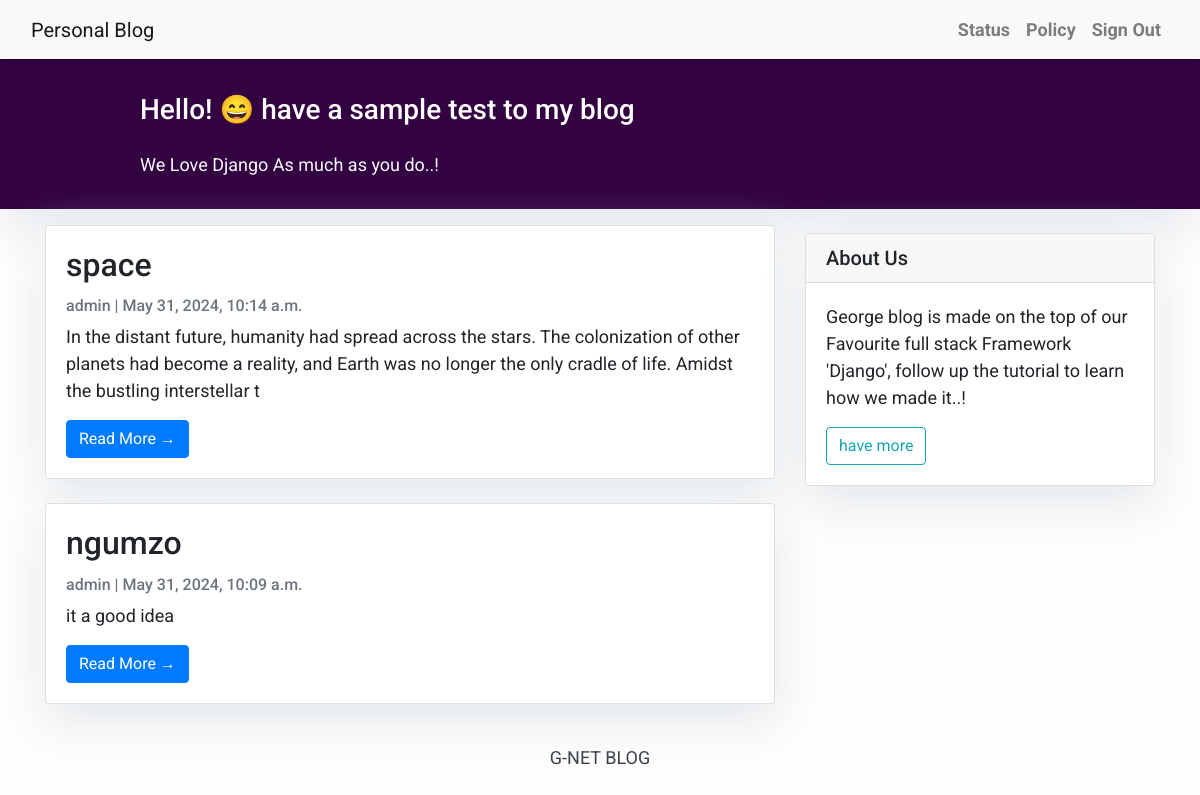
Before: / with the older database file.
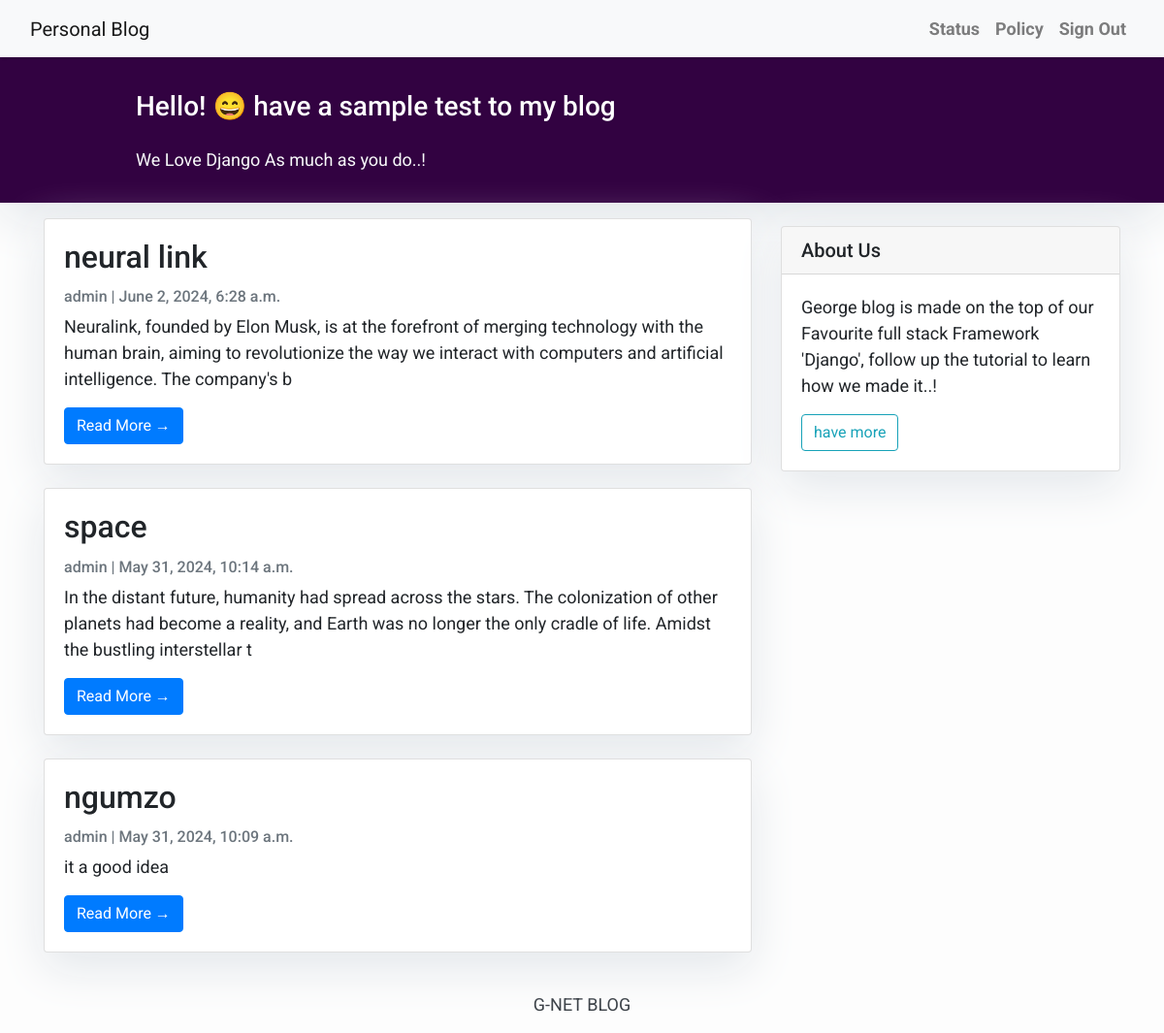
After: the same page with the newer database file.
### ngumzo/models.py (models this page shows, shortened)
class Post(models.Model):
    title = models.CharField(max_length=200, unique=True)
    slug = models.SlugField(max_length=200, unique=True)
    author = models.ForeignKey(User, on_delete= models.CASCADE,related_name='blog_posts')
    updated_on = models.DateTimeField(auto_now= True)
    content = models.TextField()
    created_on = models.DateTimeField(auto_now_add=True)
    status = models.IntegerField(choices=STATUS, default=0)
    class Meta:
        ordering = ['-created_on']

### ngumzo/views.py (the view)
# urls.py: path('', views.PostList.as_view(), name='home'),
class PostList(generic.ListView):
    queryset = Post.objects.filter(status=1).order_by('-created_on')
    template_name = 'index.html'

### ngumzo/templates/index.html (shortened to what this page needs)
{% extends "base.html" %}
{% block content %}
<header class="masthead">
    <div class="container">
        <div class="row">
            <div class=" col-md-8 col-md-10 mx-auto">
                <div class="site-heading">
                    <h3 class=" site-heading my-4 mt-3 text-white"> Hello! &#128516; have a sample test to my blog </h3>
                    <p class="text-light">We Love Django As much as you do..! &nbsp
                    </p>
                </div>
            </div>
        </div>
    </div>
</header>
<div class="container">
    <div class="row">
        <div class="col-md-8 mt-3 left">
            {% for post in post_list %}
            <div class="card mb-4">
                <div class="card-body">
                    <h2 class="card-title">{{ post.title }}</h2>
                    <p class="card-text text-muted h6">{{ post.author }} | {{ post.created_on}} </p>
                    <p class="card-text">{{post.content|slice:":200" }}</p>
                    <a href="{% url 'post_detail' post.slug  %}" class="btn btn-primary">Read More &rarr;</a>
                </div>
            </div>
            {% endfor %}
        </div>
        {% block sidebar %} {% include 'sidebar.html' %} {% endblock sidebar %}
    </div>
</div>
{%endblock%}

Changed rows visible on the page:
added Post: title "neural link", author "admin", created_on "June 2, 2024, 6:28 a.m.", content "Neuralink, founded by Elon Musk, is at the forefront of merging technology with the human brain, aiming to revolutionize the way we interact with computers and artificial intelligence. The company's b"
